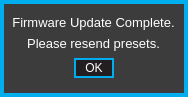
<?xml version="1.0" encoding="UTF-8"?>
<ui version="4.0">
 <class>FwUpdateCompleteForm</class>
 <widget class="QWidget" name="FwUpdateCompleteForm">
  <property name="geometry">
   <rect>
    <x>0</x>
    <y>0</y>
    <width>188</width>
    <height>97</height>
   </rect>
  </property>
  <property name="windowTitle">
   <string>Form</string>
  </property>
  <property name="styleSheet">
   <string notr="true">QWidget
{
	background:		rgba(35,31,32,255);
	border: 4px solid rgba(0,174,239,255);
}  

QWidget:hover
{
	/*border:				3px solid rgb(0, 126, 126)*/
}        

/*-------QFrame-------*/
QFrame
{
	background: rgb(60, 60, 60);
}

/* ---------- QLabels ------------*/
QLabel
{
	background:		rgba(0,0,0,0);
	color: 				white;
	font: 				10pt &quot;Futura&quot;;
	border:				none;
}

QLabel:hover
{
	border:				none;
}  

/* ---------- QSpinBox ------------*/
QSpinBox
{
	font: 10pt &quot;Futura&quot;;
	border: 2px solid rgb(0,174,239);
	background-color: rgba(0, 0, 0, 255);
	color: white;
	padding:0, 3, 0, 0;
}

QSpinBox::focus
{
	border: none;
	outline: none;
}

/* ---------- QLineEdit ------------*/
QLineEdit
{
	font: 10pt &quot;Futura&quot;;
	background: rgba(0,174,239,0);
	border: 2px solid rgba(0,174,239,255);
	border-radius: 0px;
	color: white;
	padding-left: 2px;
	padding-bottom: 2px;
}

QLineEdit:focus
{
	font: 10pt &quot;Futura&quot;;
	background: rgba(0,174,239,0);
	border: 2px solid white;
	border-radius: 0px;
	color: white;
	padding-left: 2px;
	padding-bottom: 2px;
}

/* ---------- QCheckBox ------------*/
QCheckBox
{
	font: 10pt &quot;Futura&quot;;
	background:rgba(0,174,239,0);
	color: white;
	padding:0, 3, 0, 0;
	border: none;
}

QCheckBox:focus
{
	background:rgba(0,174,239,0);
}


/* ------- QStackedWidget ---------*/
QStackedWidget
{
border-top: 1px solid white;
background: black;
}

/*---------- QPushButton ---------*/
QPushButton
{
	border: 2px solid rgba(0,174,239,255);
	font: 10pt &quot;Futura&quot;;
	color: white;
}

QPushButton:pressed
{
	border: 2px solid white;
	font: 9pt &quot;Futura&quot;;
	background: rgba(0,174,239,255);
	color: white;
}

/*-------QToolTip-------*/
QToolTip
{
	font: 10px &quot;Futura&quot;;
	color: rgb(255, 255, 255);
	background: rgba(40, 40, 40, 140);
	border: 1px solid rgb(120, 120, 120);
	padding: 2px;
	width: 22px;
}</string>
  </property>
  <widget class="QFrame" name="warningFrame">
   <property name="geometry">
    <rect>
     <x>0</x>
     <y>0</y>
     <width>188</width>
     <height>97</height>
    </rect>
   </property>
   <property name="focusPolicy">
    <enum>Qt::NoFocus</enum>
   </property>
   <property name="styleSheet">
    <string notr="true"/>
   </property>
   <property name="frameShape">
    <enum>QFrame::StyledPanel</enum>
   </property>
   <property name="frameShadow">
    <enum>QFrame::Raised</enum>
   </property>
   <widget class="QFrame" name="warningSubFrame">
    <property name="geometry">
     <rect>
      <x>8</x>
      <y>8</y>
      <width>171</width>
      <height>81</height>
     </rect>
    </property>
    <property name="focusPolicy">
     <enum>Qt::NoFocus</enum>
    </property>
    <property name="styleSheet">
     <string notr="true">QFrame {
	background:rgba(200, 200, 200, 0);
	border-bottom-left-radius:4.0;
	border-bottom-right-radius:4.0;
	border-top-left-radius:4.0;
	border-top-right-radius:4.0;
	border:none;


}
</string>
    </property>
    <property name="frameShape">
     <enum>QFrame::StyledPanel</enum>
    </property>
    <property name="frameShadow">
     <enum>QFrame::Raised</enum>
    </property>
    <widget class="QLabel" name="updateComplete">
     <property name="geometry">
      <rect>
       <x>0</x>
       <y>-1</y>
       <width>171</width>
       <height>31</height>
      </rect>
     </property>
     <property name="focusPolicy">
      <enum>Qt::NoFocus</enum>
     </property>
     <property name="styleSheet">
      <string notr="true">font: 10pt;</string>
     </property>
     <property name="text">
      <string>Firmware Update Complete.</string>
     </property>
     <property name="alignment">
      <set>Qt::AlignCenter</set>
     </property>
    </widget>
    <widget class="QPushButton" name="ok">
     <property name="geometry">
      <rect>
       <x>66</x>
       <y>50</y>
       <width>40</width>
       <height>20</height>
      </rect>
     </property>
     <property name="focusPolicy">
      <enum>Qt::NoFocus</enum>
     </property>
     <property name="styleSheet">
      <string notr="true"/>
     </property>
     <property name="text">
      <string>OK</string>
     </property>
    </widget>
    <widget class="QLabel" name="updateComplete_2">
     <property name="geometry">
      <rect>
       <x>0</x>
       <y>20</y>
       <width>171</width>
       <height>31</height>
      </rect>
     </property>
     <property name="focusPolicy">
      <enum>Qt::NoFocus</enum>
     </property>
     <property name="styleSheet">
      <string notr="true">font: 10pt;</string>
     </property>
     <property name="text">
      <string>Please resend presets.</string>
     </property>
     <property name="alignment">
      <set>Qt::AlignCenter</set>
     </property>
    </widget>
   </widget>
  </widget>
 </widget>
 <resources/>
 <connections/>
</ui>
